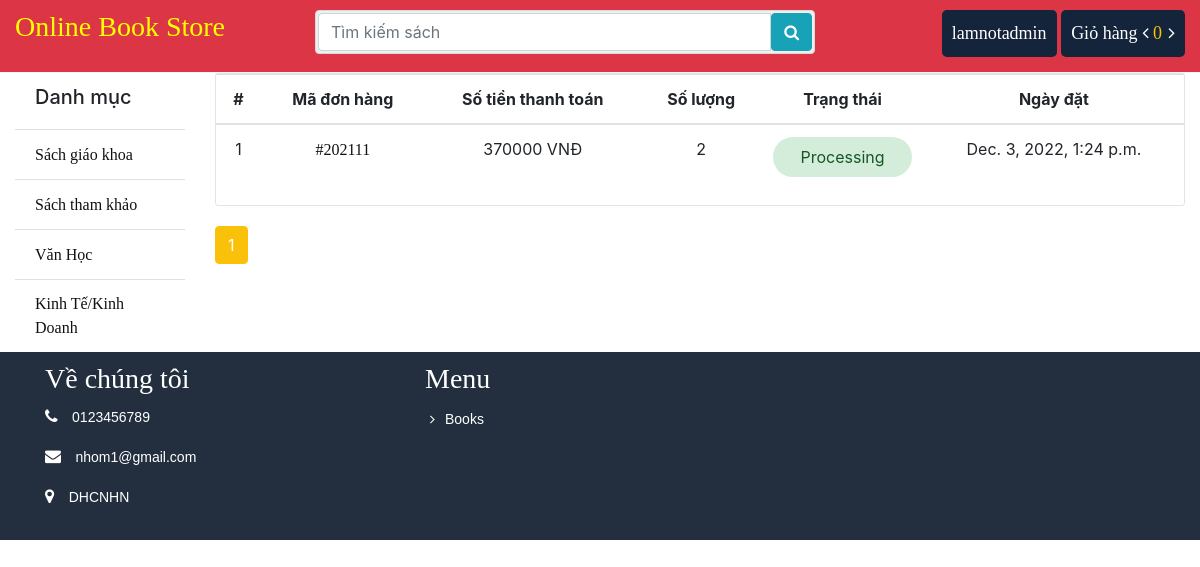
Before: /order/ (signed in) with the older database file.
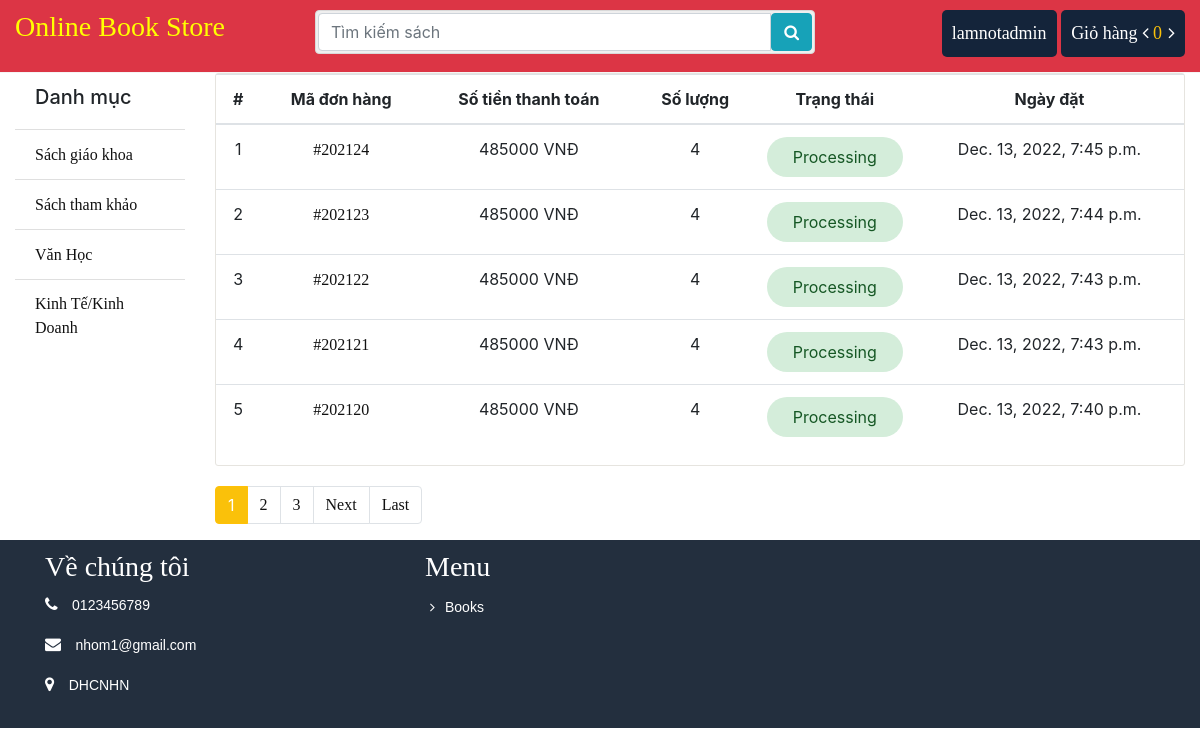
After: the same page with the newer database file.
### store/models.py (models this page shows, shortened)
class Category(models.Model):
	name = models.CharField(max_length = 100)
	slug = models.SlugField(max_length = 150, unique=True ,db_index=True)
	icon = models.FileField(upload_to = "category/")
	create_at = models.DateTimeField(auto_now_add = True)
	updated_at = models.DateTimeField(auto_now_add = True)

### order/models.py (models this page shows, shortened)
class Order(models.Model):
	customer = models.ForeignKey(User, on_delete = models.CASCADE)
	name = models.CharField(max_length=30)
	email = models.EmailField()
	phone = models.CharField(max_length=16)
	address = models.CharField(max_length=150)
	division = models.CharField(max_length=20)
	district = models.CharField(max_length=30)
	zip_code = models.CharField(max_length=30)
	payment_method = models.CharField(max_length = 20)
	account_no = models.CharField(max_length = 20)
	transaction_id = models.IntegerField()
	payable = models.IntegerField()
	totalbook = models.IntegerField()
	created = models.DateTimeField(auto_now_add=True)
	updated = models.DateTimeField(auto_now=True)
	paid = models.BooleanField(default=False)
	class Meta:
		ordering = ('-created', )

### order/views.py (the view)
# urls.py: path('', views.order_list, name="order_list"),
def order_list(request):
	my_order = Order.objects.filter(customer_id = request.user.id).order_by('-created')
	paginator = Paginator(my_order, 5)
	page = request.GET.get('page')
	myorder = paginator.get_page(page)
	return render(request, 'order/list.html', {"myorder": myorder})

### cart/cart.py (called while the page is built)
    def __len__(self):
        return sum(item['quantity'] for item in self.cart.values())

### store/context_processors.py (called while the page is built)
def sidebar(request):
    categories = Category.objects.all()
    context = {
        "cat": categories
    }
    return context

def cart(request):
    cart = Cart(request)
    context = {
        "cart": cart
    }
    return context

### order/templates/order/list.html (shortened to what this page needs)
{% extends 'store/base.html' %}
{% load static %}
{% block container %}
			<div class="cart_info">
			    <table class="table table-hover">
			        <thead class="text-center">
			            <tr>
			                <th scope="col">#</th>
			                <th scope="col">Mã đơn hàng</th>
			                <th scope="col">Số tiền thanh toán</th>
			                <th scope="col">Số lượng</th>
			                <th scope="col">Trạng thái</th>
			                <th scope="col">Ngày đặt</th>
			            </tr>
			        </thead>
			        <tbody class="text-center">
			            {% for morder in myorder %}
			            <tr>
			                <td>{{ forloop.counter }}</td>
			                <td><a href="{% url 'order:order_details' id=morder.id %}">#2021{{ morder.id }}</a></td>
			                <td>{{ morder.payable }} VNĐ</td>
			                <td>{{ morder.totalbook }}</td>
			                <td class="text-center">
			                	{% if morder.paid == True %}
			                	<p class="status3">Confirmed</p>
			                	{% else %}
			                	<p class="status1">Processing</p>
			                	{% endif %}
			                </td>
			                <td>{{ morder.created }}</td>
			            </tr>
			        	{% endfor %}
			        </tbody>
			    </table>
			</div>
			<div class="d-pagination">
			    <ul class="pagination">
				{% for ord in myorder.paginator.page_range %}
					{% if myorder.number == ord %}
						<li class="page-item active">
							<span class="page-link">{{ ord }}
							</span>
						</li>
					{% elif ord > myorder.number|add:'-3' and ord < myorder.number|add:'3' %}
						<li class="page-item">
							<a class="page-link" href="?page={{ ord }}">{{ ord }}</a>
						</li>
					{% endif %}
				{% endfor %}
				 {% if myorder.has_next %}
					<li class="page-item">
						<a class="page-link" href="?page={{ myorder.next_page_number }}">Next</a>
					</li>
					<li class="page-item">
						<a class="page-link" href="?page={{ myorder.paginator.num_pages }}">Last</a>
					</li>
				{% endif %}
			    </ul>
			</div>
		{% endblock %}

### store/templates/store/bin/sidebar.html
			<ul class="list-group list-group-flush">
				<li class="list-group-item"><h5>Danh mục</h5></li>
				{% for p in cat %}
				<li class="list-group-item"><a href="{% url 'store:category' id=p.id %}">{{p.name}}</a></li>
				{% endfor %}
			</ul>

Changed rows visible on the page:
no longer on this page (row unchanged): Order: id "11", payable "370000", totalbook "2", paid "Processing", created "Dec. 3, 2022, 1:24 p.m."
added Order: id "24", payable "485000", totalbook "4", paid "Processing", created "Dec. 13, 2022, 7:45 p.m."
added Order: id "23", payable "485000", totalbook "4", paid "Processing", created "Dec. 13, 2022, 7:44 p.m."
added Order: id "22", payable "485000", totalbook "4", paid "Processing", created "Dec. 13, 2022, 7:43 p.m."
added Order: id "21", payable "485000", totalbook "4", paid "Processing", created "Dec. 13, 2022, 7:43 p.m."
added Order: id "20", payable "485000", totalbook "4", paid "Processing", created "Dec. 13, 2022, 7:40 p.m."
Other visible differences:
new list line: "2"
new list line: "3"
text now shown: "Next Last"
